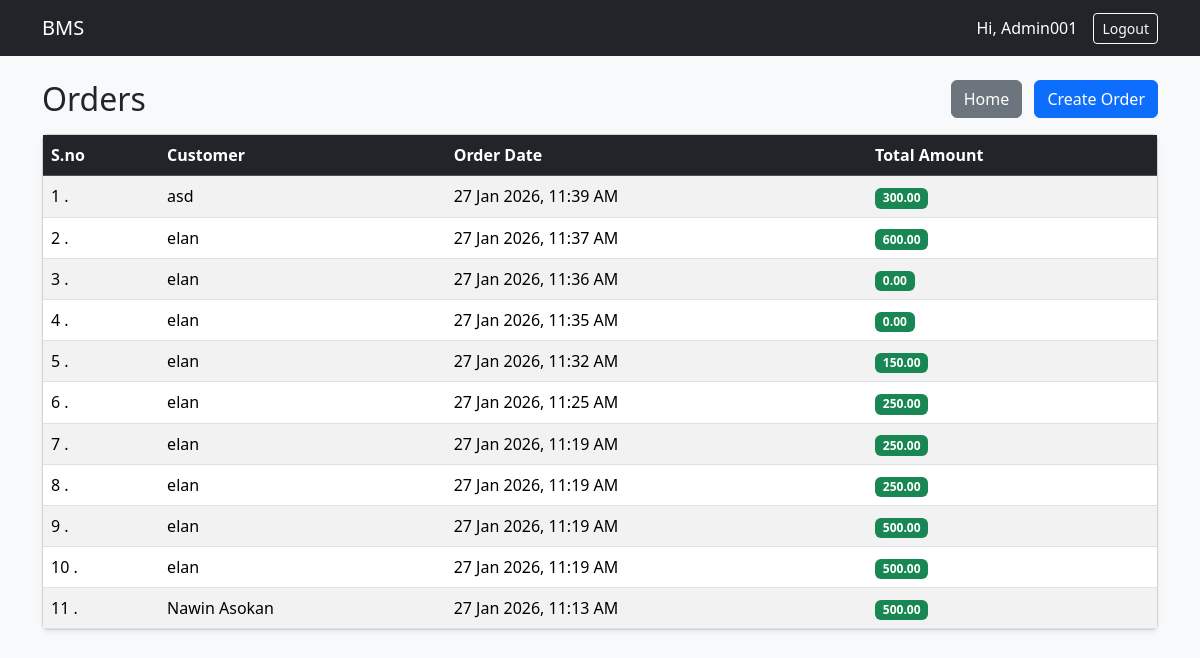
Screenshot of /orders/ (signed in) with the database file from the repository.
### orders/models.py (models this page shows, shortened)
class Order(models.Model):
    customer = models.ForeignKey(Customer, on_delete=models.CASCADE)
    order_date = models.DateTimeField(auto_now_add=True)
    total_amount = models.DecimalField(max_digits=10, decimal_places=2, default=0)

### customers/models.py (models this page shows, shortened)
class Customer(models.Model):
    name = models.CharField(max_length=100)
    phone = models.CharField(max_length=15, unique=True)
    email = models.EmailField(unique=True)
    created_at = models.DateTimeField(auto_now_add=True)

### orders/views.py (the view)
# urls.py: path('', views.order_list, name='order_list'),
@login_required
def order_list(request):
    orders = Order.objects.all().order_by('-order_date')
    return render(request, 'orders/order_list.html', {'orders': orders})

### templates/orders/order_list.html
{% extends 'base.html' %}
{% block content %}
<div class="d-flex align-items-center mb-3">
    <h2 class="mb-0">Orders</h2>
    <div class="ms-auto">
        <a href="{% url 'dashboard' %}" class="btn btn-secondary me-2">
            Home
        </a>
        <a href="{% url 'order_create' %}" class="btn btn-primary">
            Create Order
        </a>
    </div>
</div>
<div class="card shadow-sm">
    <div class="card-body p-0">
        <table class="table table-striped table-hover mb-0">
            <thead class="table-dark">
                <tr>
                    <th>S.no</th>
                    <th>Customer</th>
                    <th>Order Date</th>
                    <th>Total Amount</th>
                </tr>
            </thead>
            <tbody>
                {% for order in orders %}
                <tr>
                    <td>{{ forloop.counter }} .</td>
                    <td>{{ order.customer.name }}</td>
                    <td>{{ order.order_date|date:"d M Y, h:i A" }}</td>
                    <td>
                        <span class="badge bg-success">
                            {{ order.total_amount }}
                        </span>
                    </td>
                </tr>
                {% empty %}
                <tr>
                    <td colspan="4" class="text-center py-3">
                        No orders found
                    </td>
                </tr>
                {% endfor %}
            </tbody>
        </table>
    </div>
</div>
{% endblock %}

### templates/base.html (shortened to what this page needs)
<!DOCTYPE html>
<html lang="en">
<head>
    <link href="https://cdn.jsdelivr.net/npm/bootstrap@5.3.2/dist/css/bootstrap.min.css" rel="stylesheet">
</head>
<body class="bg-light">
<nav class="navbar navbar-expand-lg navbar-dark bg-dark">
    <div class="container">
        <a class="navbar-brand" href="{% url 'dashboard' %}">BMS</a>
        {% if user.is_authenticated %}
        <div class="ms-auto d-flex align-items-center">
            <span class="text-white me-3">Hi, {{ user.username }}</span>
            <form method="post" action="{% url 'logout' %}">
                <button class="btn btn-outline-light btn-sm">Logout</button>
            </form>
        </div>
        {% endif %}
    </div>
</nav>
<div class="container mt-4">
    {% block content %}{% endblock %}
</div>
</body>
</html>

### rows the page displays
Order: customer.name "asd", order_date "27 Jan 2026, 11:39 AM", total_amount "300.00"
Order: customer.name "elan", order_date "27 Jan 2026, 11:37 AM", total_amount "600.00"
Order: customer.name "elan", order_date "27 Jan 2026, 11:36 AM", total_amount "0.00"
Order: customer.name "elan", order_date "27 Jan 2026, 11:35 AM", total_amount "0.00"
Order: customer.name "elan", order_date "27 Jan 2026, 11:32 AM", total_amount "150.00"
Order: customer.name "elan", order_date "27 Jan 2026, 11:25 AM", total_amount "250.00"
Order: customer.name "elan", order_date "27 Jan 2026, 11:19 AM", total_amount "250.00"
Order: customer.name "elan", order_date "27 Jan 2026, 11:19 AM", total_amount "250.00"
Order: customer.name "elan", order_date "27 Jan 2026, 11:19 AM", total_amount "500.00"
Order: customer.name "elan", order_date "27 Jan 2026, 11:19 AM", total_amount "500.00"
Order: customer.name "Nawin Asokan", order_date "27 Jan 2026, 11:13 AM", total_amount "500.00"

### other values shown
{{ user.username }} "Admin001"
